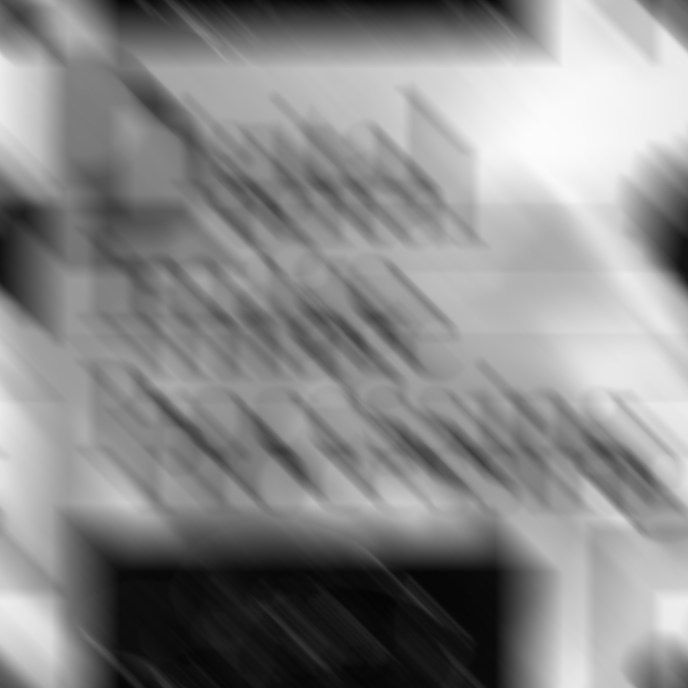
#> input picture DIP HW5_1/book-cover-blurred.tif, 688 x 688 px
$ python HW2.py
#> lines starting #> are read from the running program, lines starting #| are printed output that depends on the picture; after the words box and inside, x2 and y2 are one past the last pixel; in counts of white or black regions, pixels touching at a corner belong together
#> further down, image is the input picture: shape (688, 688); min 4, max 251, mean 137.8
import os
import numpy as np
from numpy.fft import fft2, ifft2
from scipy.signal import gaussian, convolve2d
import matplotlib.pyplot as plt
import cv2
import math

def motion_process(image_size, motion_angle, degree=15):
    PSF = np.zeros(image_size)
    center_position=(image_size[0]-1)/2
    slope_tan=math.tan(motion_angle*math.pi/180)
    slope_cot=1/slope_tan
    if slope_tan<=1:
        for i in range(degree):
            offset=round(i*slope_tan)
            PSF[int(center_position+offset),int(center_position-offset)]=1
        return PSF / PSF.sum()
    else:
        for i in range(degree):
            offset=round(i*slope_cot)
            PSF[int(center_position-offset),int(center_position+offset)]=1
        return PSF / PSF.sum()

def get_motion_dsf(image_size, motion_angle, motion_dis):

#> called with image_size = (688, 688), motion_angle = -50, motion_dis = 100
    PSF = np.zeros(image_size)
    x_center = (image_size[0] - 1) / 2
    y_center = (image_size[1] - 1) / 2

    sin_val = np.sin(motion_angle * np.pi / 180)
    cos_val = np.cos(motion_angle * np.pi / 180)

    for i in range(motion_dis):
        x_offset = round(sin_val * i)
        y_offset = round(cos_val * i)
        PSF[int(x_center - x_offset), int(y_center + y_offset)] = 1

    # normalized
    return PSF / PSF.sum()

def make_blurred(input, PSF, eps):
#> called with eps = 0.001
    input_fft = np.fft.fft2(input)
    PSF_fft = np.fft.fft2(PSF)+ eps
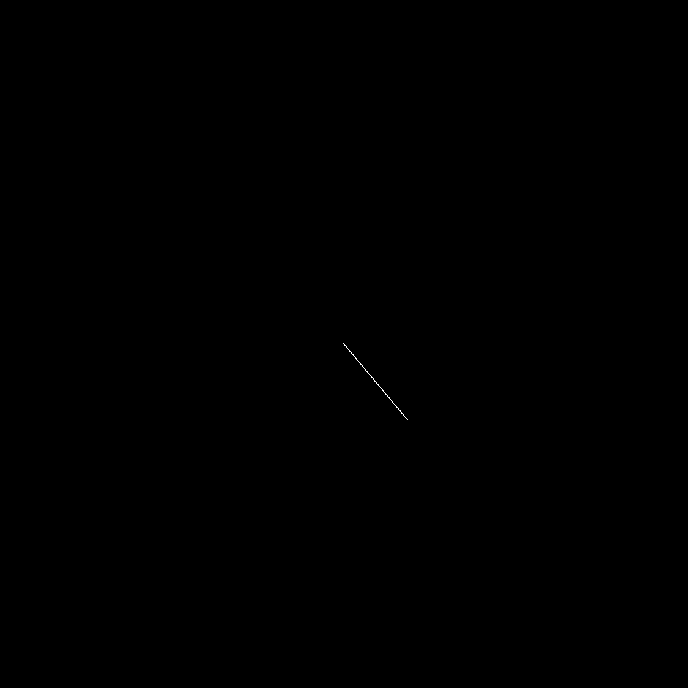
#> PSF: shape (688, 688) float64; values 0 (black) and 0.0109 (white), 0.02% white in thin lines or dots, all inside (x1, y1, x2, y2) = (343, 343, 408, 420)
    blurred = np.fft.ifft2(input_fft * PSF_fft)
    blurred = np.abs(np.fft.fftshift(blurred))
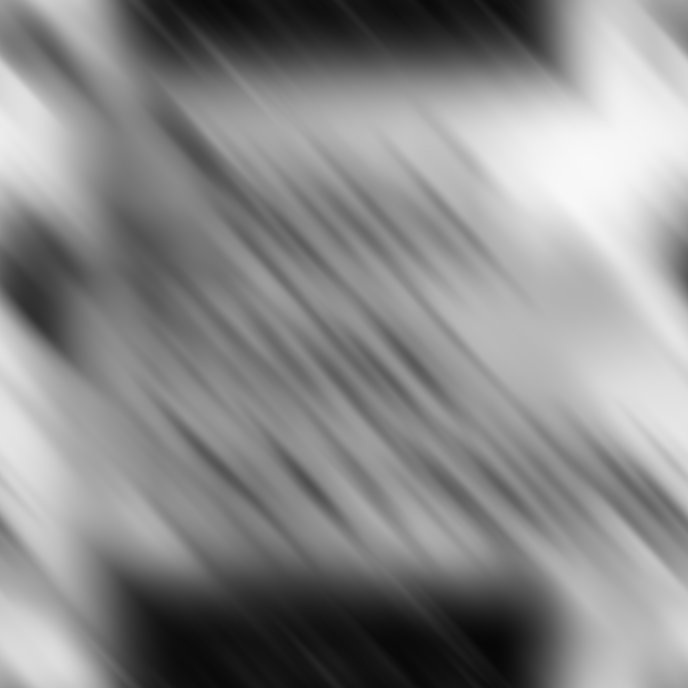
#> blurred: shape (688, 688) float64; min 7.65, max 248.8, mean 138
    return blurred

def inverse_filter(input, PSF, eps):

#> called with eps = 0.001
    input_fft = np.fft.fft2(input)
    PSF_fft = np.fft.fft2(PSF) + eps
    result = np.fft.ifft2(input_fft / PSF_fft)
    result = np.abs(np.fft.fftshift(result))
    return result

def wiener_filter(input, PSF, eps, K=0.01):

#> called with eps = 0.001, K = 1e-06
    input_fft = np.fft.fft2(input)
    PSF_fft = np.fft.fft2(PSF) + eps
    PSF_fft_1 = np.conj(PSF_fft) / (np.abs(PSF_fft)**2 + K)
    result = np.fft.ifft2(input_fft * PSF_fft_1)
    result = np.abs(np.fft.fftshift(result))
    return result

if __name__ == "__main__":

    image = cv2.imread('book-cover-blurred.tif', 0)

    PSF = get_motion_dsf(image.shape[:2], -50, 100)
    blurred = make_blurred(image, PSF, 1e-3)

    plt.figure(figsize=(18, 8))
    plt.subplot(131), plt.imshow(blurred, 'gray'), plt.title("Original Image")
    plt.xticks([]), plt.yticks([])

    # Inverse Filtering
    result = inverse_filter(blurred, PSF, 1e-3)
    plt.subplot(132), plt.imshow(result, 'gray'), plt.title("inverse deblurred")
    plt.xticks([]), plt.yticks([])

    # Wiener FIltering
    result = wiener_filter(blurred, PSF, 1e-3, 0.000001)
    plt.subplot(133), plt.imshow(result, 'gray'), plt.title("wiener deblurred(k=0.000001)")
    plt.xticks([]), plt.yticks([])

    plt.tight_layout()
    plt.show()
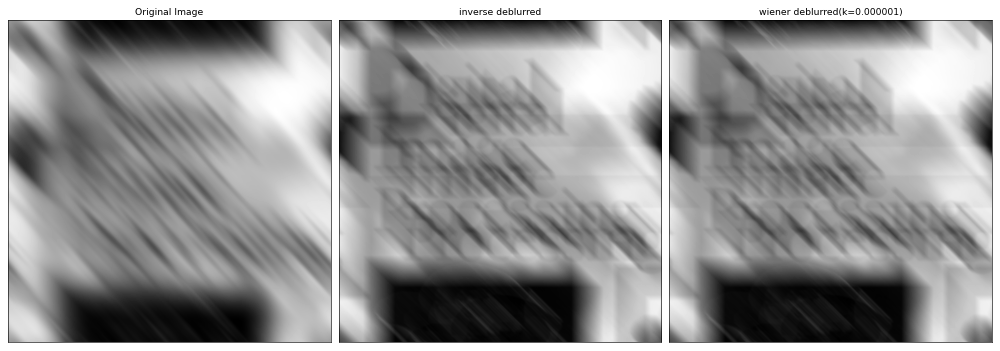
#> figure drawn by matplotlib, 3 panels
